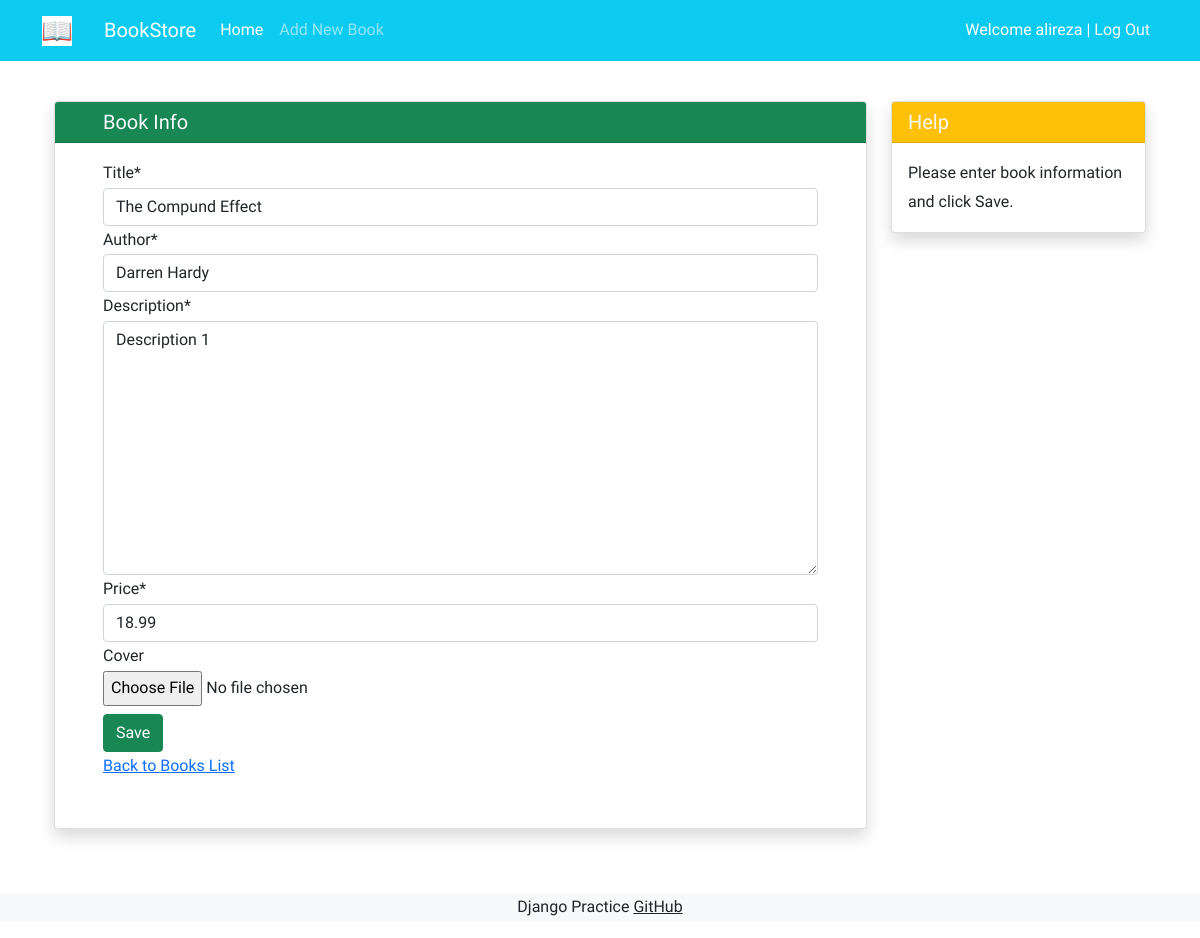
Page /books/4/edit/ (signed in) on the committed database.
### accounts/models.py (models this page shows)
class CustomUser(AbstractUser):
    age = models.PositiveIntegerField(null=True, blank=True)

### books/models.py (models this page shows, shortened)
class Book(models.Model):
    user = models.ForeignKey(get_user_model(), on_delete=models.CASCADE)
    title = models.CharField(max_length=200)
    author = models.CharField(max_length=200)
    description = models.TextField()
    price = models.DecimalField(max_digits=5, decimal_places=2)
    cover = models.ImageField(upload_to='covers/', blank=True)

### books/views.py (the view)
# urls.py: path('<int:pk>/edit/', BookUpdateView.as_view(), name='book_update'),
class BookUpdateView(LoginRequiredMixin, UserPassesTestMixin, generic.UpdateView):
    model = Book
    fields = ['title', 'author', 'description', 'price', 'cover',]
    template_name = 'books/book_update.html'
    def test_func(self):
        obj = self.get_object()
        return obj.user == self.request.user

### books/templates/books/book_update.html (shortened to what this page needs)
{% extends '_base.html' %}
{% load crispy_forms_tags %}
{% block content %}
  <div class="container mt-4">
      <div class="row">
          <div class="col-9">
              <div class="card shadow my-3">
                  <h5 class="card-header bg-success text-light px-5">Book Info</h5>
                  <div class="px-5 pt-3 pb-5">
                      <form method="POST" enctype="multipart/form-data">
                          {{ form|crispy }}
                          <button type="submit" class="btn btn-success mt-2">Save</button>
                      </form>
                     <a href="{% url 'book_list' %}">Back to Books List</a>
                  </div>
              </div>
          </div>
          <div class="col-3">
                  <div class="card my-3 shadow">
                      <h5 class="card-header bg-warning text-light">Help</h5>
                      <div class="card-body">
                          <p class="card-text">
                              Please enter book information and click Save.
                          </p>
                      </div>
                  </div>
          </div>
      </div>
  </div>
{% endblock %}

### templates/_base.html (shortened to what this page needs)
{% load static %}
<!DOCTYPE HTML PUBLIC "-//W3C//DTD HTML 4.01//EN" "http://www.w3.org/TR/html4/strict.dtd">
<html lang="en">
<head>
    <link href="https://cdn.jsdelivr.net/npm/bootstrap@5.1.3/dist/css/bootstrap.min.css" rel="stylesheet"
>
    <link rel="stylesheet" href="{% static 'css/style.css' %}">
</head>
<body>
    <nav class="navbar navbar-expand-lg navbar-dark bg-info">
        <div class="container">
            <a class="navbar-brand" href="#">
                <img src="{% static 'icons/book.png' %}" alt="" height="30"
                     class="d-inline-block align-text-top">
            </a>
            <a class="navbar-brand mx-3" href="#">BookStore</a>
            <div class="collapse navbar-collapse" id="navbarNavAltMarkup">
                <div class="navbar-nav">
                    <a class="nav-link active" aria-current="page" href="{% url 'book_list' %}">Home</a>
                    <a class="nav-link" href="{% url 'book_create' %}">Add New Book</a>
                </div>
            </div>
            <div class="mx-2 text-white">
                {% if user.is_authenticated %}
                    Welcome {{ user.username }} | <a class="link-light text-decoration-none" href="{% url 'logout' %}">Log Out</a>
                {% else %}
                    <a class="link-light text-decoration-none" href="{% url 'login' %}">Log In</a>
                    |
                    <a class="link-light text-decoration-none" href="{% url 'signup' %}">Sign Up</a>
                {% endif %}
            </div>
        </div>
    </nav>
    <div class="container">
        {% block content %}
        {% endblock %}
    </div>
    <footer class="bg-light text-center text-lg-start mt-5">
        <div class="text-center bg-grey">
            <p>Django Practice <a class="text-dark" href="https://github.com/a1364t" target="_blank">GitHub</a></p>
        </div>
    </footer>
</body>
</html>

### static/css/style.css (style rules this page uses)
* { font-family: 'Roboto', sans-serif; line-height: 1.8rem; }

### rows in the picture
CustomUser: username "alireza"
Book: title "The Compund Effect", author "Darren Hardy", description "Description 1", price "18.99"
